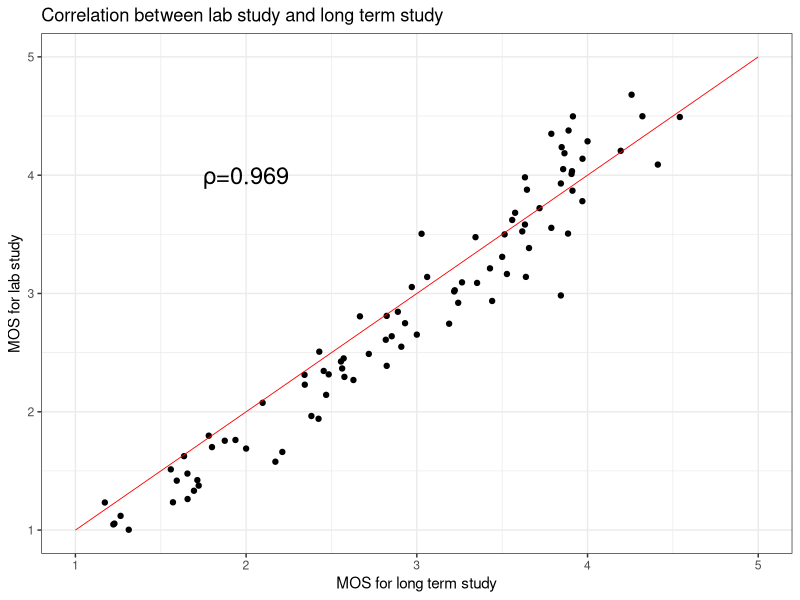
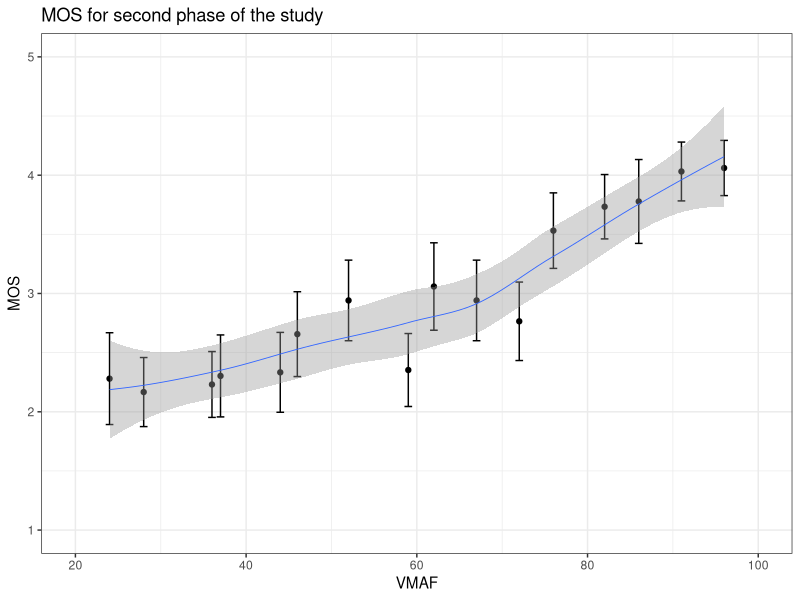
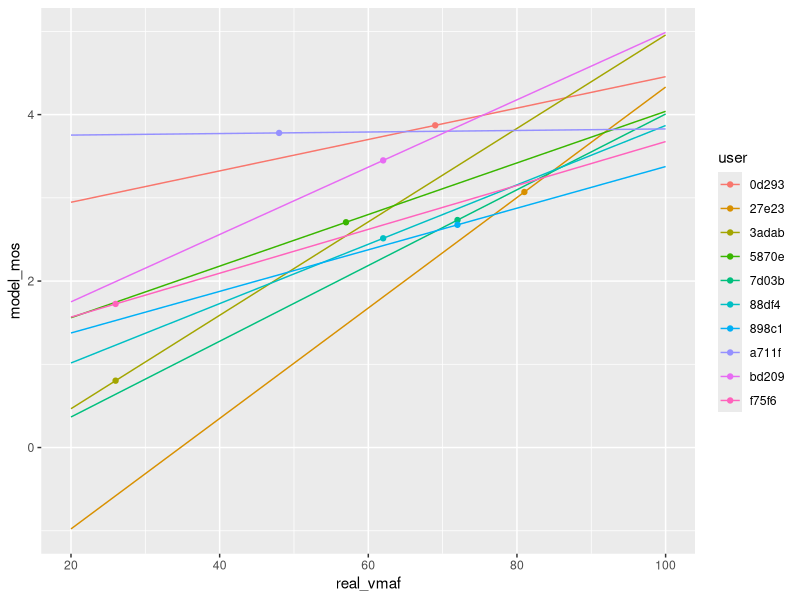
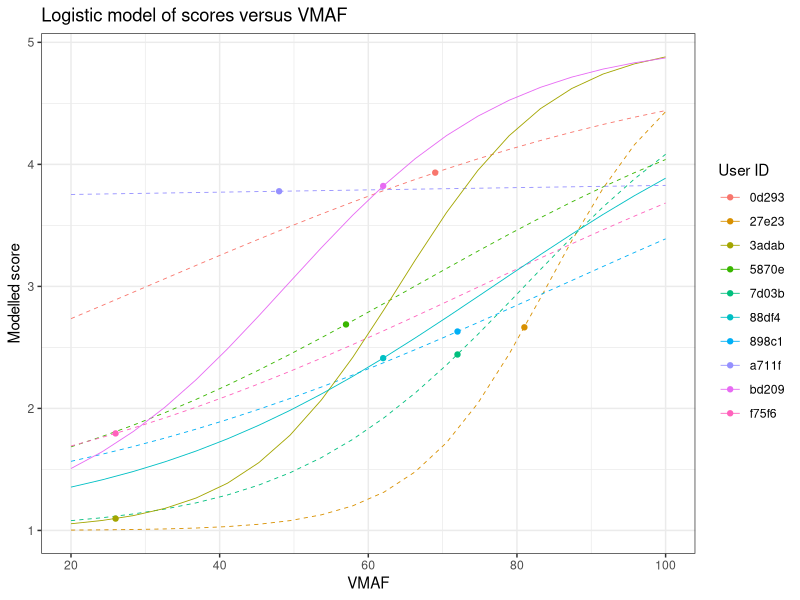
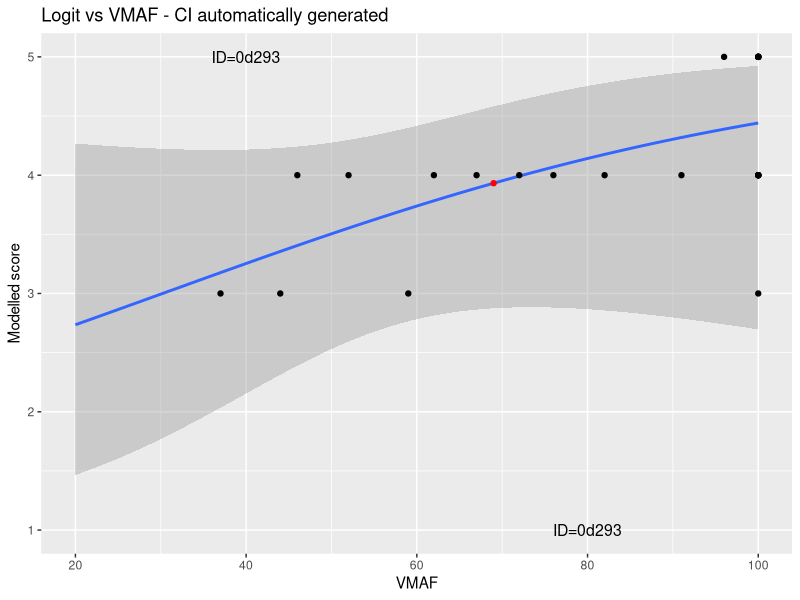
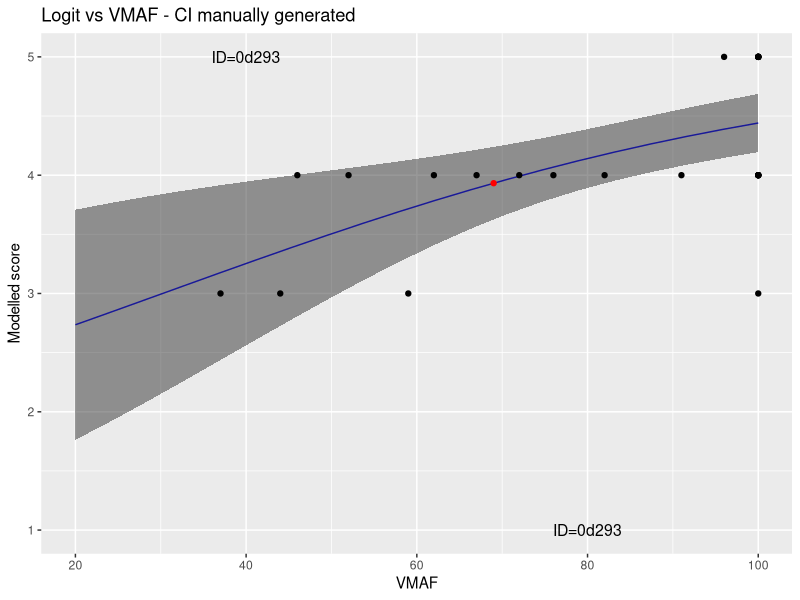
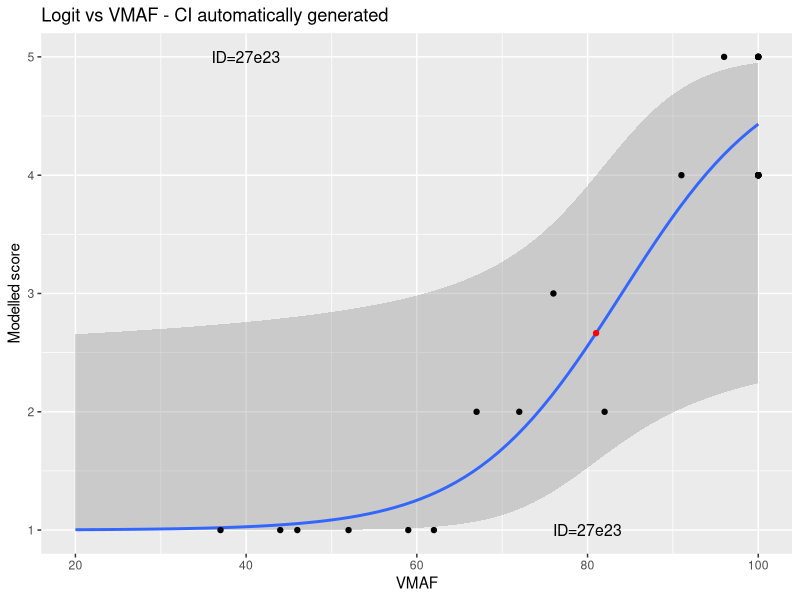
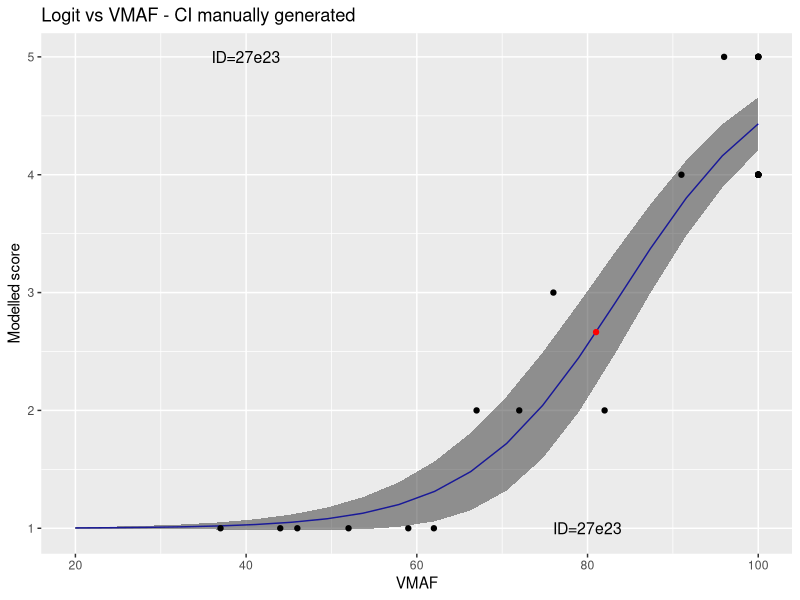

Reproduce these figures in R, in order.
## ---- chunk 1
knitr::opts_chunk$set(echo = TRUE)
library(tidyverse)
library(ggplot2)
library(ggthemes)

## ---- chunk 2


## ---- chunk 3
rm(list = ls())
plot_data_raw <- read_csv("phase3_mosLTS_mosFB.csv", col_types = "cnnnn")

plot_data_raw %>%
  ggplot(aes(mos_lts, mos_fb)) +
  geom_point() +
  geom_line(data = tibble(x = c(1, 5), y = c(1, 5)), aes(x, y), color = "red", size = 0.3) + 
  geom_text(label = "") +
  annotate("text",label = 
             sprintf("\U03C1=%.3f", 
                     cor(plot_data_raw$mos_lts, plot_data_raw$mos_fb)), 
           x = 2, y = 4, size = 6) +
  ylim(c(1, 5)) + 
  xlim(c(1, 5)) + labs(title = "Correlation between lab study and long term study", x = "MOS for long term study", y = "MOS for lab study") + theme_bw()

## ---- chunk 4
rm(list = ls())
plot_data_raw <- read_csv("phase2_lts_mos_n.csv", col_types = "cnnnnnn")

plot_data_raw[plot_data_raw$real_vmaf < 100,] %>%
  ggplot(aes(real_vmaf, mos)) +
  geom_point() +
  geom_errorbar(aes(ymin = mos - 1.96*sd/sqrt(n), ymax = mos + 1.96*sd/sqrt(n))) +
  stat_smooth(size = 0.3) +
  ylim(c(1, 5)) + xlim(c(20, 100)) + theme_bw() + labs(title = "MOS for second phase of the study", x = "VMAF", y = "MOS")


## ---- chunk 5
rm(list = ls())
plot_data_raw <- read_csv("phase2_lts_for_sigmoid.csv", col_types = "cnnfnnn")

plot_data <- plot_data_raw %>%
  mutate(user_short = substr(external_id, 1, 5))

n <- 20 #number of vmafs
fited_vmaf <- tibble(
  user = rep(unique(plot_data$user_short), n), 
  real_vmaf = rep(-1, n*length(unique(plot_data$user_short))),
  model_mos = rep(-1, n*length(unique(plot_data$user_short)))
  )
for (user in unique(plot_data$user_short)) {
  fited_vmaf$real_vmaf[fited_vmaf$user == user] = seq(20, 100, length.out = n)
}

fited_reports <- plot_data[plot_data$report > 0, c("report", "user_short")]
fited_reports$real_vmaf <- fited_reports$report
fited_reports$model_mos <- -1

for (user in unique(plot_data$user_short)) {
  fit_model <- lm(quality ~ real_vmaf, 
                  data = plot_data[plot_data$user_short == user,])
  fited_vmaf$model_mos[fited_vmaf$user == user] <-
    predict(fit_model, fited_vmaf[fited_vmaf$user == user,])
  fited_reports$model_mos[fited_reports$user_short == user] <-
    predict(fit_model, fited_reports[fited_reports$user_short == user,])
}

fited_vmaf %>%
  ggplot(aes(real_vmaf, model_mos, color = user)) + 
    geom_line() +
    geom_point(data = fited_reports, aes(real_vmaf, model_mos, color = user_short))


## ---- chunk 6
rm(list = ls())
plot_data_raw <- read_csv("phase2_lts_for_sigmoid.csv", col_types = "cnnfnnn")
plot_data <- plot_data_raw %>%
  mutate(user_short = substr(external_id, 1, 5))
n <- 20 #number of vmafs
fited_vmaf <- tibble(
  user = rep(unique(plot_data$user_short), n), 
  real_vmaf = rep(-1, n*length(unique(plot_data$user_short))),
  model_mos = rep(-1, n*length(unique(plot_data$user_short)))
  )
for (user in unique(plot_data$user_short)) {
  fited_vmaf$real_vmaf[fited_vmaf$user == user] = seq(20, 100, length.out = n)
}
fited_reports <- plot_data[plot_data$report > 0, c("report", "user_short")]
fited_reports$real_vmaf <- fited_reports$report
fited_reports$model_mos <- -1
plot_data$quality <- (plot_data$quality - 1)/4
# plot_data <- plot_data[plot_data$vmaf < 100,]
for (user in unique(plot_data$user_short)) {
  fit_model <- glm(quality ~ real_vmaf, 
                  data = plot_data[plot_data$user_short == user,], family = quasibinomial)
  summary(fit_model)$coef
  fited_vmaf$model_mos[fited_vmaf$user == user] <-
    predict(fit_model, fited_vmaf[fited_vmaf$user == user,], type = "response")
  fited_reports$model_mos[fited_reports$user_short == user] <-
    predict(fit_model, fited_reports[fited_reports$user_short == user,], type = "response")
}
  fited_vmaf$model_mos <- fited_vmaf$model_mos
  fited_reports$model_mos <- fited_reports$model_mos
  fited_vmaf %>% 
    mutate(isHighlighted = (user == '3adab' | user == '88df4' | user == 'bd209')) %>% 
    ggplot(aes(real_vmaf, model_mos, color = user)) + 
    geom_line(aes(linetype = isHighlighted), size=0.3) +
    geom_point(data = fited_reports, aes(real_vmaf, model_mos, color = user_short)) + scale_y_continuous( labels=function(x)x*4+1 ) +
    # stat_smooth(method = glm, method.args = list(family = "quasibinomial")) +
    labs(title = "Logistic model of scores versus VMAF", x = "VMAF", y = "Modelled score", color = "User ID") + theme_bw() + scale_linetype_manual(values = c("dashed", "solid"), guide = "none")

## ---- chunk 7

rm(list = ls())
plot_data_raw <- read_csv("phase2_lts_for_sigmoid.csv", col_types = "cnnfnnn")
plot_data <- plot_data_raw %>%
  mutate(user_short = substr(external_id, 1, 5))
n <- 20 #number of vmafs
z <- unique(plot_data$user_short)
for (x in 1:10){
  user_id = z[x]
  plot_x <- plot_data[grepl(user_id, plot_data$user_short),]
  fited_vmaf <- tibble(
  user = rep(unique(plot_x$user_short), n), 
  real_vmaf = rep(0, n*length(unique(plot_x$user_short))), model_mos = rep(0, n*length(unique(plot_x$user_short))))
  fited_vmaf$real_vmaf[fited_vmaf$user == user_id] = seq(20, 100, length.out = n)
  fited_reports <- plot_x[plot_x$report > 0, c("report", "user_short")]
  fited_reports$real_vmaf <- fited_reports$report
  fited_reports$model_mos <- -1
  plot_x$quality <- (plot_x$quality - 1)/4
# plot_data <- plot_data[plot_data$vmaf < 100,]
  fit_model <- glm(quality ~ real_vmaf, data = plot_x[plot_x$user_short == user_id,], family = quasibinomial)
  summary(fit_model)$coef
  plotdat <- data.frame(fited_vmaf[fited_vmaf$user == user_id,])
  fited_vmaf$model_mos[fited_vmaf$user == user_id] <-
  predict(fit_model, newdata = plotdat, type = "response")
  pred <- predict(fit_model, newdata = plotdat, type = "response", se.fit = TRUE)
  str(pred)
  fited_reports$model_mos[fited_reports$user_short == user_id] <-
  predict(fit_model, fited_reports[fited_reports$user_short == user_id,], type = "response")

  p <- ggplot(data = fited_vmaf, aes(real_vmaf, model_mos)) + scale_y_continuous( labels=function(x)x*4+1) +
  geom_smooth(method = glm, method.args = list(family = "binomial"), se = TRUE) + labs(title = "Logit vs VMAF - CI automatically generated", x = "VMAF", y = "Modelled score") +   geom_point(data = fited_reports, aes(real_vmaf, model_mos), color = "red") + annotate("text",label = sprintf("ID=%s", user_id), x = 40, y = 1, size = 4) + geom_point(data = plot_x, aes(real_vmaf, quality), color = "black") +  annotate("text",label = sprintf("ID=%s", user_id), x = 80, y = 0, size = 4)
  
  print(p)
  
  
preddat <- predict(fit_model, newdata = plotdat, type = "response", se.fit = TRUE) %>% 
  as.data.frame() %>% 
  mutate(real_vmaf = fited_vmaf$real_vmaf,
  lower = fit - 1.96*se.fit, 
  upper = fit + 1.96*se.fit) 

  
  t <-ggplot(data = preddat, aes(x = real_vmaf, 
                   y = fit)) + 
  geom_line(colour = "blue") + 
  geom_ribbon(aes(ymin = lower,
                  ymax = upper), 
              alpha = 0.5) + 
  scale_y_continuous(labels=function(x)x*4+1) + labs(title = "Logit vs VMAF - CI manually generated", x = "VMAF", y = "Modelled score") + annotate("text",label = sprintf("ID=%s", user_id), x = 40, y = 1, size = 4)  + geom_point(data = fited_reports, aes(real_vmaf, model_mos), color = "red") + geom_point(data = plot_x, aes(real_vmaf, quality), color = "black") + annotate("text",label = sprintf("ID=%s", user_id), x = 80, y = 0, size = 4)
  
  print(t)
}
